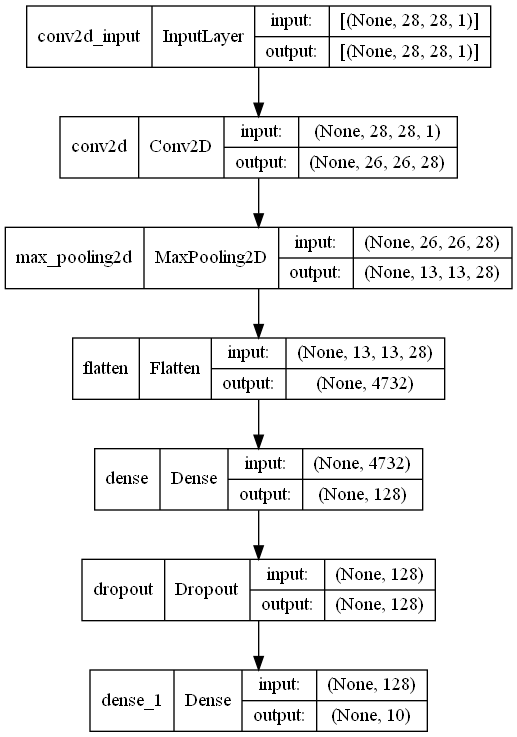
#> input picture model.png, 517 x 737 px, found by its file name; its folder holds only this picture in this run; the run also reads 1 picture not shown here
$ jupyter execute --allow-errors asilproje.ipynb
#> lines starting #> are read from the running program, lines starting #| are printed output that depends on the picture
[cell 1]
from PIL import Image #Görsellerle alakalı işlemler için kullanır.
import numpy as np #Numerik işlemler için kütüphane
import sys      #Sistem dosya erişimi ve csv dosya işlemleri için kullanılan kütüphane
import os       #Sistem dosya erişimi ve csv dosya işlemleri için kullanılan kütüphane
import csv      #Sistem dosya erişimi ve csv dosya işlemleri için kullanılan kütüphane
import matplotlib.pyplot as plt #Görsel grafikler için kütüphane
import pandas as pd #Veri bazlı işlemler için kütüphane
import glob #Dosya yolu işlemleri için kullanılır.

[cell 2]
#Görsellerin olduğu dosya dizini
os.chdir("C:/Users/abdullahfurkan/Desktop/foto/9/")#Görsellerin olduğu dosya dizini
myFileList =[]
#Klasör içerisindeki dosya yollarının alınıp diziye atanması
for root, dirs, files in os.walk(".", topdown = False):
   for name in files:
      myFileList.append("C:\\Users\\abdullahfurkan\\Desktop\\foto\\9\\"+(os.path.join(name)))
   for name in dirs:
      myFileList.append(os.path.join(root, name))
#> further down, img_file is the input picture: PIL image 517x737 RGB; min 0, max 255, mean 239
#> `value = np.asarray(img_grey.getdata(), dtype=int).reshape((img_grey.si..`:
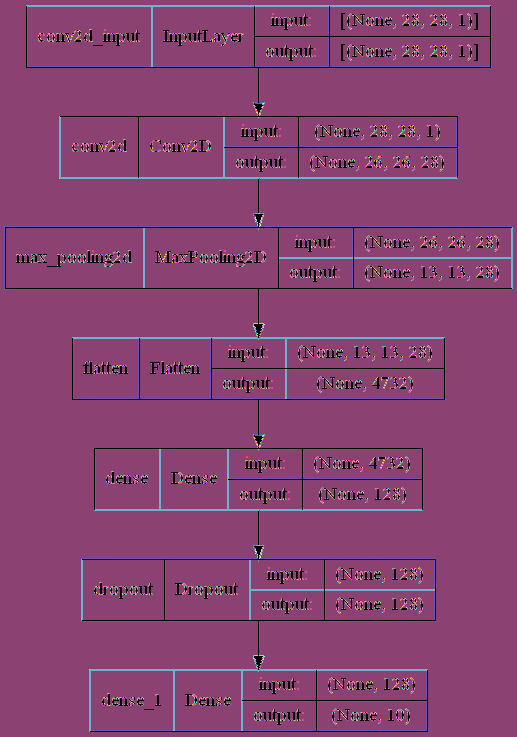
#> value: shape (737, 517) int64; 116 distinct labels, from 0 to 255; one colour per label, 0 black

#> (a cell that did not finish here is left out)

[cell 4]
#Bu adımda csvden çekilen herhangi bir rakam verisinin doğruluğunu kontrol etmek için gösterimi var.
X=[]
#> X = []
#> (the rest of this cell did not finish here and is left out)
